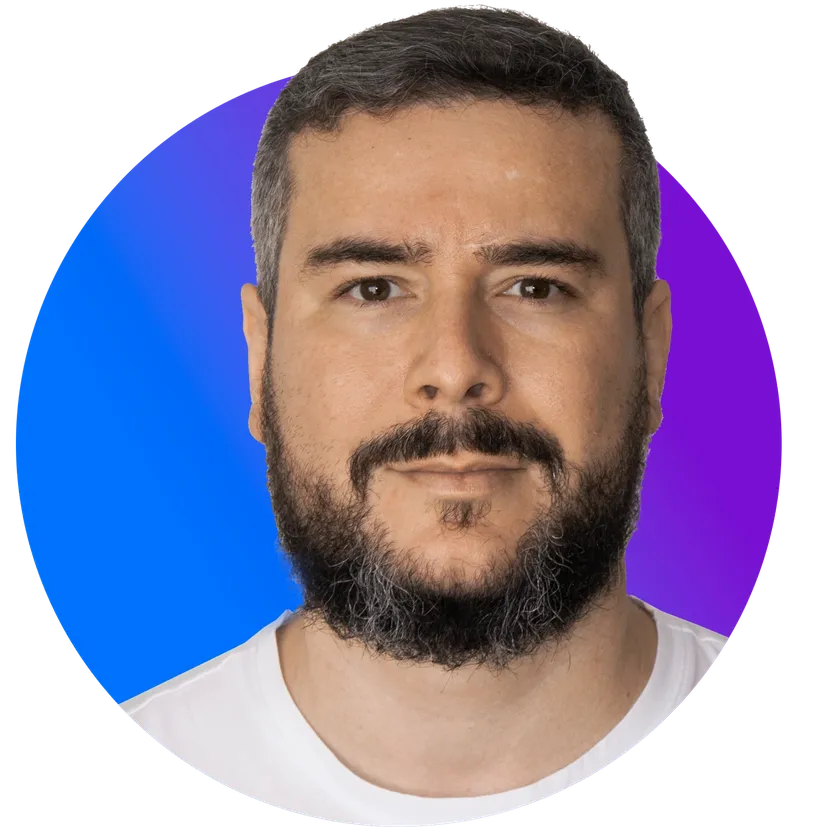
#> input picture assets/photo.webp, 840 x 840 px, shrunk from 2000 x 2000 before the run
$ python ascii_art.py
#> lines starting #> are read from the running program, lines starting #| are printed output that depends on the picture; after the words box and inside, x2 and y2 are one past the last pixel; in counts of white or black regions, pixels touching at a corner belong together
"""Generate ASCII art from assets/photo.webp, ignoring the background.

Usage: python scripts/ascii_art.py [rows]
Writes assets/art_dark.svg (dense = bright, for GitHub dark theme) and
assets/art_light.svg (dense = dark). The art is static: run this once locally
(needs Pillow + numpy) only when the photo changes; the daily Action does not touch it.
"""
import os
from html import escape
import sys
from pathlib import Path

import numpy as np
from PIL import Image, ImageFilter

ROOT = Path(__file__).resolve().parent.parent
ROWS = int(sys.argv[1]) if len(sys.argv) > 1 else 42
FONT, CHAR_W, LINE_H, PAD = 12, 7.24, 15, 4  # SVG text metrics (monospace)
CELL_ASPECT = LINE_H / CHAR_W
COLORS = {"dark": "#c9d1d9", "light": "#1f2328"}  # GitHub foreground colours
CROP = tuple(int(v) for v in os.environ.get("CROP", "450,0,1650,1650").split(","))  # left, top, right, bottom in the 2000x2000 photo
RAMP = os.environ.get("RAMP", " .,:;i1tfLCG08@")


def foreground_mask(rgba: np.ndarray) -> np.ndarray:
    alpha = rgba[..., 3] > 128
    rgb = rgba[..., :3].astype(float) / 255
    r, g, b = rgb[..., 0], rgb[..., 1], rgb[..., 2]
    mx, mn = rgb.max(-1), rgb.min(-1)
    sat = np.where(mx > 0, (mx - mn) / np.maximum(mx, 1e-6), 0)
    # blue -> purple gradient circle: saturated and blue-dominant
    backdrop = (sat > 0.45) & (b > r + 0.15) & (b > g + 0.1)
    return alpha & ~backdrop


def main() -> None:
    img = Image.open(ROOT / "assets/photo.webp").convert("RGBA").crop(CROP)
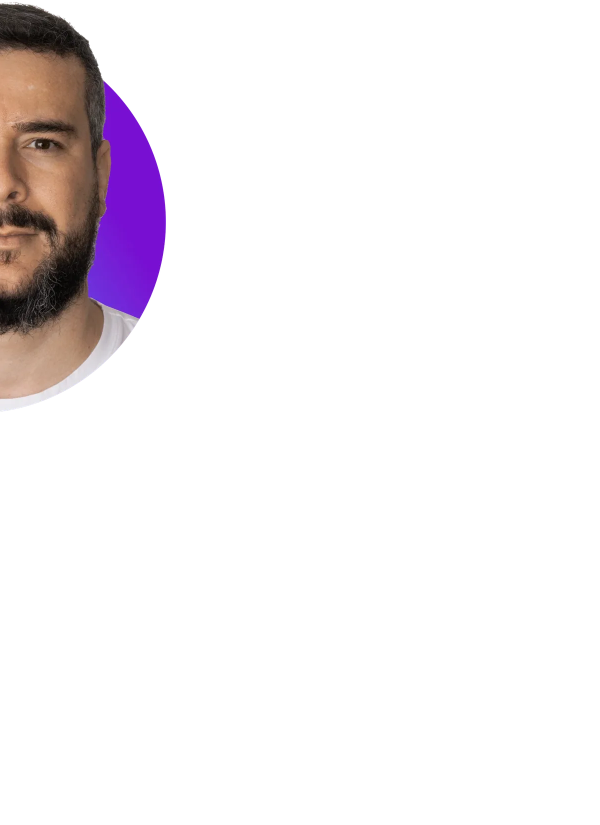
#> img: PIL image 1200x1650 RGBA (shown at 1/2 size); mean R, G, B, A 13.9, 9.3, 12.5, 26.2; transparent parts drawn white
    w, h = img.size
#> w = 1200; h = 1650
    cell_h = h / ROWS
#> cell_h = 39.29
    cols = round(w / (cell_h / CELL_ASPECT))
#> cols = 63
    arr = np.asarray(img)
    mask = foreground_mask(arr)
#> in foreground_mask, `alpha = rgba[..., 3] > 128`:
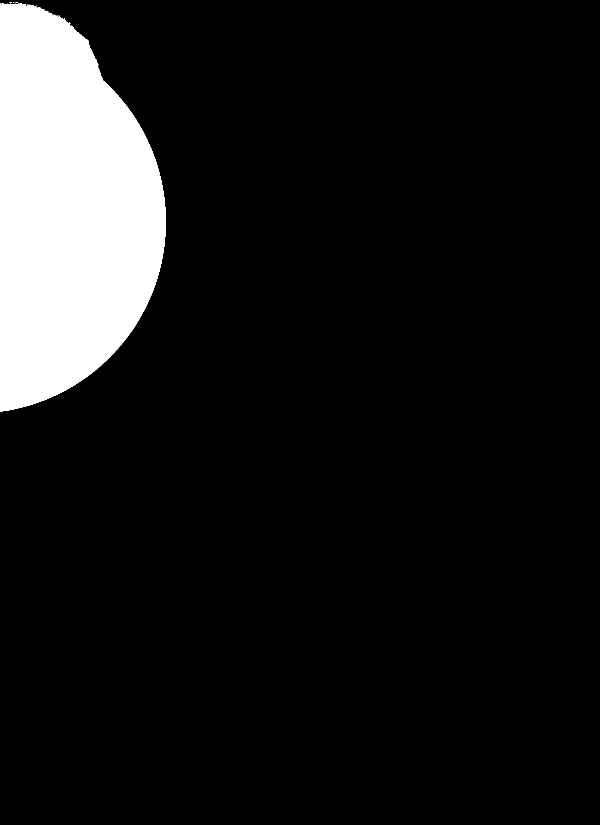
#> alpha: shape (1650, 1200) bool (shown at 1/2 size); 10.3% white; 9 white regions (8 under 20 px), largest, box (x1, y1, x2, y2) and area: (0, 5, 332, 823) 203242
#> in foreground_mask, `rgb = rgba[..., :3].astype(float) / 255`:
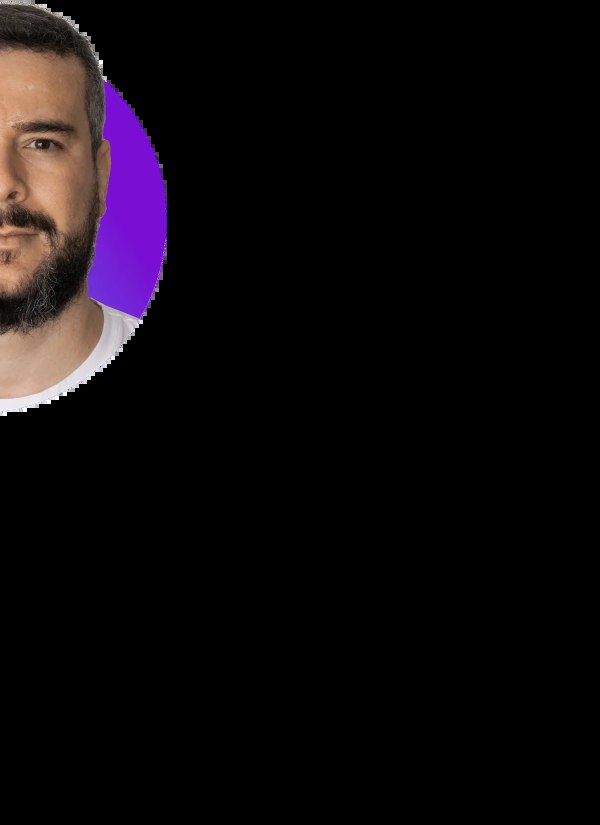
#> rgb: shape (1650, 1200, 3) float64 (shown at 1/2 size); mean R, G, B 0.0546, 0.0365, 0.0492
#> in foreground_mask, `sat = np.where(mx > 0, (mx - mn) / np.maximum(mx, 1e-6), 0)`:
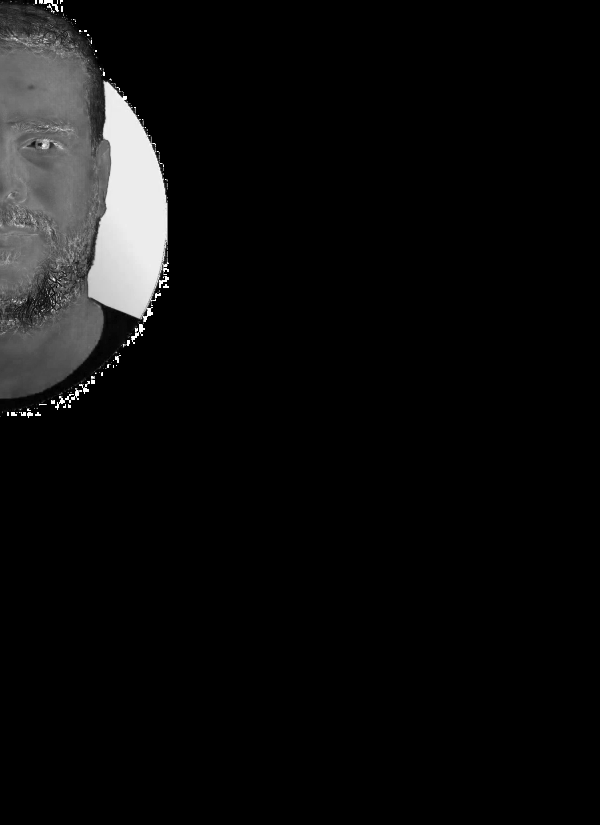
#> sat: shape (1650, 1200) float64 (shown at 1/2 size); min 0, max 1, mean 0.0514
#> in foreground_mask, `backdrop = (sat > 0.45) & (b > r + 0.15) & (b > g + 0.1)`:
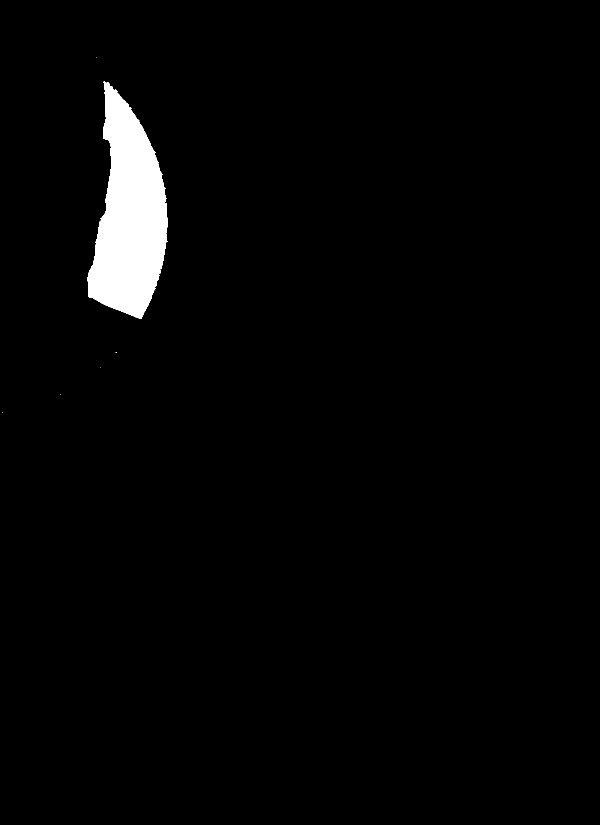
#> backdrop: shape (1650, 1200) bool (shown at 1/2 size); 2.4% white; 6 white regions (5 under 20 px), largest, box (x1, y1, x2, y2) and area: (175, 162, 335, 638) 47368
#> in foreground_mask, `return alpha & ~backdrop`: returned value: shape (1650, 1200) bool; 7.9% white; 9 white regions (8 under 20 px), largest, box (x1, y1, x2, y2) and area: (0, 5, 279, 823) 157349
    # sharpen so eyes, brows and beard edges survive the downsampling
    sharp = img.convert("L").filter(ImageFilter.UnsharpMask(radius=int(os.environ.get("SHARP_R", 18)), percent=int(os.environ.get("SHARP_P", 180)), threshold=2))
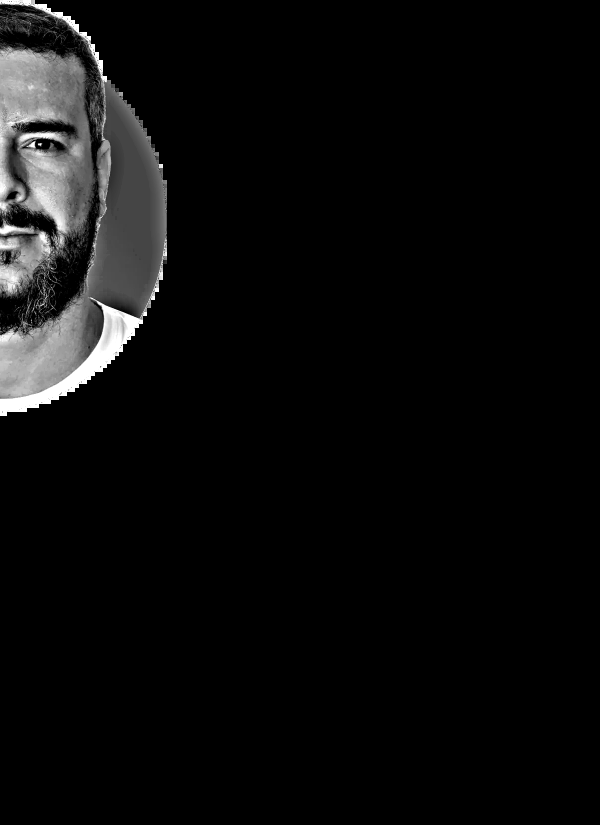
#> sharp: PIL image 1200x1650 L (shown at 1/2 size); min 0, max 255, mean 11.7
    lum = np.asarray(sharp, dtype=float) / 255

    cells_lum = np.zeros((ROWS, cols))
    cells_fg = np.zeros((ROWS, cols), bool)
    for y in range(ROWS):
        for x in range(cols):
            y0, y1 = int(y * h / ROWS), int((y + 1) * h / ROWS)
            x0, x1 = int(x * w / cols), int((x + 1) * w / cols)
            m = mask[y0:y1, x0:x1]
            if m.mean() >= 0.5:
                cells_fg[y, x] = True
                cells_lum[y, x] = lum[y0:y1, x0:x1][m].mean()
#> cells_fg: shape (42, 63) bool; 8% white; 1 white region, box (x1, y1, x2, y2) and area: (0, 0, 14, 21) 212
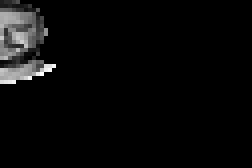
#> cells_lum: shape (42, 63) float64 (shown 4 times larger); min 0, max 1, mean 0.0356

    # histogram-equalise the foreground so the face uses the whole ramp
    vals = cells_lum[cells_fg]
#> vals = 212 values, max 1 at index 199, min 0.00369 at index 149, mean 0.444
    eq = np.zeros_like(cells_lum)
    if os.environ.get("EQ") == "1":
        s = np.sort(vals)
        eq[cells_fg] = np.searchsorted(s, vals, side="right") / len(s)
    else:  # linear stretch between percentiles, keeps the beard/skin contrast
        lo, hi = np.percentile(vals, [3, 97])
#> lo = 0.0546; hi = 0.922
        eq[cells_fg] = np.clip((vals - lo) / (hi - lo), 0, 1)

    def render(dense_is_bright: bool) -> str:
        lines = []
        for y in range(ROWS):
            row = ""
            for x in range(cols):
                if not cells_fg[y, x]:
                    row += " "
                    continue
                v = eq[y, x] if dense_is_bright else 1 - eq[y, x]
                row += RAMP[1 + int(v * (len(RAMP) - 2))]
            lines.append(row.rstrip())
        return "\n".join(lines) + "\n"

    for theme, color in COLORS.items():
        rows = render(theme == "dark").splitlines()
        width = round(cols * CHAR_W + 2 * PAD)
        height = ROWS * LINE_H + 2 * PAD
        out = [
            f'<svg xmlns="http://www.w3.org/2000/svg" width="{width}" height="{height}" viewBox="0 0 {width} {height}" '
            f'font-family="ui-monospace,SFMono-Regular,\'SF Mono\',Menlo,Consolas,\'Liberation Mono\',monospace" '
            f'font-size="{FONT}px" fill="{color}">',
            "<style>text{white-space:pre}</style>",
            "<text>",
        ]
        for i, row in enumerate(rows):
            out.append(f'<tspan x="{PAD}" y="{PAD + (i + 1) * LINE_H - 3}">{escape(row, quote=False)}</tspan>')
        out.append("</text>\n</svg>\n")
        (ROOT / f"assets/art_{theme}.svg").write_text("\n".join(out))
    print(f"{cols}x{ROWS}")
#| 63x42


if __name__ == "__main__":
    main()
